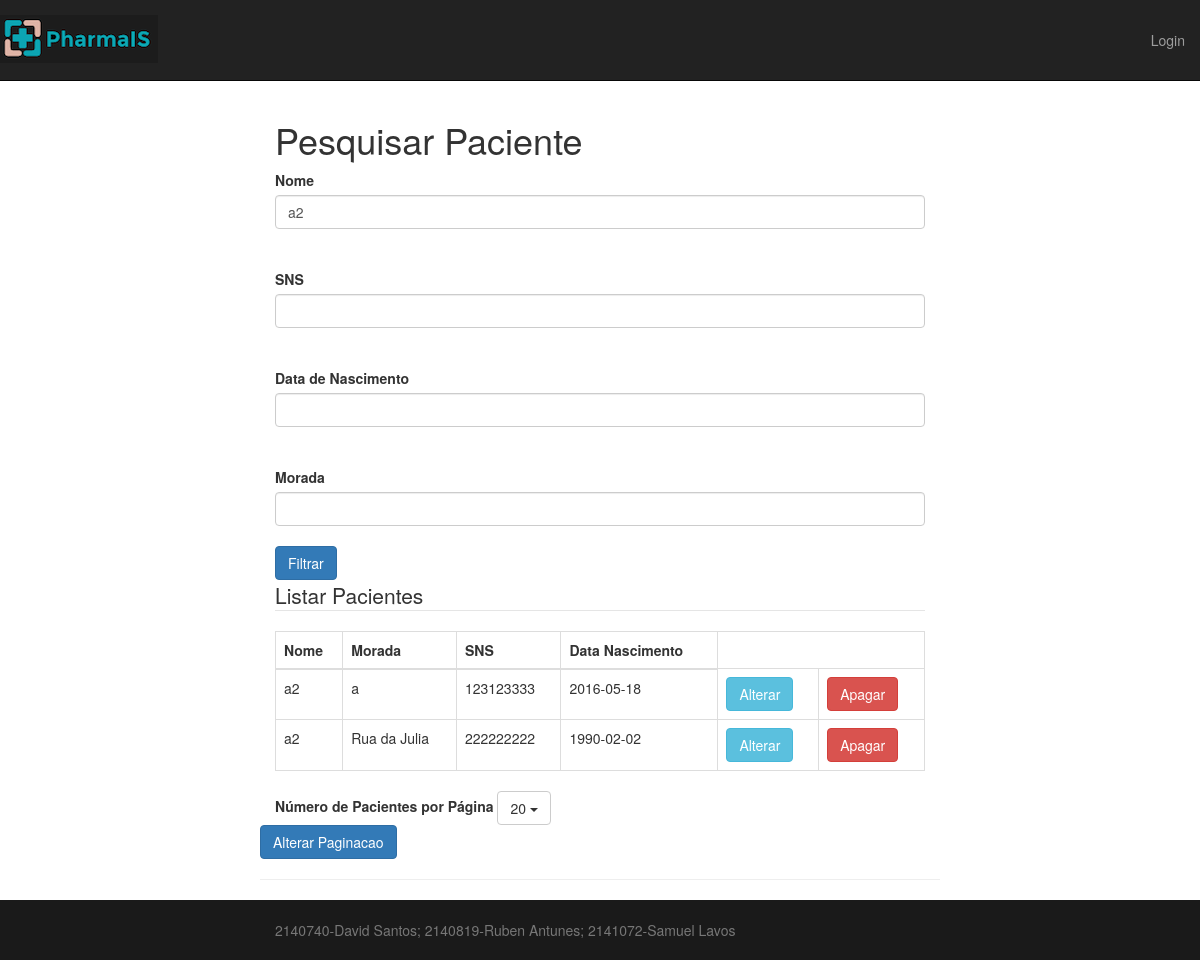
/Site/pacientes_pesquisar.php?nomeP=a2, run on the app's committed database.
### tables this page shows
CREATE TABLE IF NOT EXISTS `paciente` (
  `id` int(10) NOT NULL AUTO_INCREMENT,
  `nomeP` varchar(128) NOT NULL,
  `moradaP` varchar(256) NOT NULL,
  `snsP` varchar(9) NOT NULL,
  `dataNascimP` date NOT NULL,
  PRIMARY KEY (`id`),
  UNIQUE KEY `sns` (`snsP`)
);

### Site/pacientes_pesquisar.php (called while the page is built, shortened)
<?php
	require_once("model/pacientes.model.php");
	$nomeP = "";
	$pacientes =array();
	if (isset($_GET['nomeP']))
		$nomeP =$_GET['nomeP'];
	if ($nomeP != "")
		$pacientes = FilterPacientesNome($nomeP);
	require("view/top.template.php");
	require("view/pacientes.pesquisa_view.php");
	require("view/pacientes.pesquisa_subview.php");
	require("view/bottom.template.php");

### Site/inc/db.php (called while the page is built, shortened)
<?php
function db(){
	$maquina = "localhost";
	$utilizador = "root";
	$senha="";
	$bd="dbis";
	$_ApplicationDBConnection = @new mysqli($maquina, $utilizador, $senha, $bd);
	return $_ApplicationDBConnection;
}

### Site/model/pacientes.model.php (called while the page is built, shortened)
<?php
require_once("inc/db.php");
function FilterPacientesNome($nomeP){
	$query = "SELECT id, nomeP, moradaP, snsP, dataNascimP ".
	         "FROM paciente ".
			"  WHERE (nomeP like ?)";
	$stmt= db()->prepare($query);
	$stmt->bind_param("s", $nomeP);
	$stmt->execute();
	$result = $stmt->get_result();
	return $result->fetch_all(MYSQL_ASSOC);
}

### Site/view/pacientes.pesquisa_subview.php (the view, shortened to what this page needs)
<fieldset>
    <legend>Listar Pacientes</legend>
	<table class="table table-bordered">
		<thead>
	  		<tr>
				<th>Nome</th>
				<th>Morada</th>
				<th>SNS</th>
				<th>Data Nascimento</th>
			</tr>
		</thead>
		<tbody>
		 	<?php
		 		foreach ($pacientes as $linha) {
					echo "\n<tr>";
					echo "<td>".$linha['nomeP']."</td>";
					echo "<td>".$linha['moradaP']."</td>";
					echo "<td>".$linha['snsP']."</td>";
					echo "<td>".$linha['dataNascimP']."</td>";
					?>
					<?php echo '<td><a class="btn btn-info" href="pacientes_update.php?id='.$linha['id'].'" role="button">Alterar</a></td>';?>
						<td>
							<form action="paciente_delete.php" method="POST">
								<input type="submit" class="btn btn-danger" role="button" value="Apagar">
							</form>
						</td>
					</tr>
		    <?php } ?>
		</tbody>
	</table>
	 <form action="pacientes.php" method="post" class="form" id="limit" name="limit">
	<label>Número de Pacientes por Página</label>
  <button class="btn btn-default dropdown-toggle" type="button" id="limit value="20" data-toggle="dropdown" aria-haspopup="true" aria-expanded="true">
    20
    <span class="caret"></span>
  </button>
</div>
  <input type="submit" id="idSubmit" value="Alterar Paginacao" class="btn btn-primary">
	<hr>

### Site/css/logo-nav.css (style rules this page uses)
body { padding-top: 70px; }
@media (min-width:768px) { body { padding-top: 100px; } }

### Site/css/custom.css (style rules this page uses)
html { position: relative; min-height: 100%; }
body { margin-bottom: 60px; }

### data on the page
paciente: nomeP "a2", moradaP "a", snsP "123123333", dataNascimP "2016-05-18"
paciente: nomeP "a2", moradaP "Rua da Julia", snsP "222222222", dataNascimP "1990-02-02"

### other printed values
$tituloPagina "Pesquisar Paciente"
